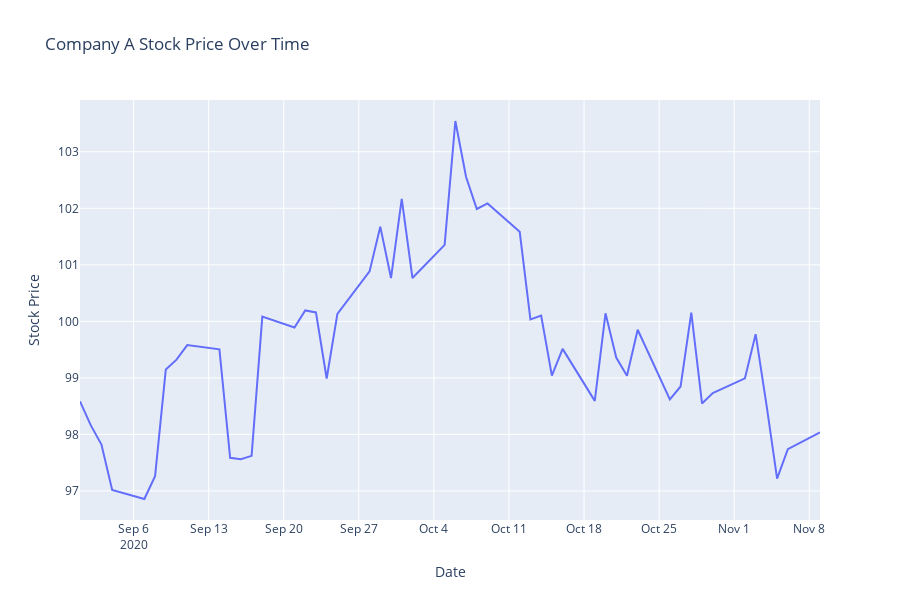

Notebook cell for this chart:
### Code cell
# Plot using Plotly Express
fig = px.line(df, x='Date', y='Company_A', 
              title='Company A Stock Price Over Time',
              labels={'Company_A': 'Stock Price', 'Date': 'Date'},
              height=600)
fig.show()
